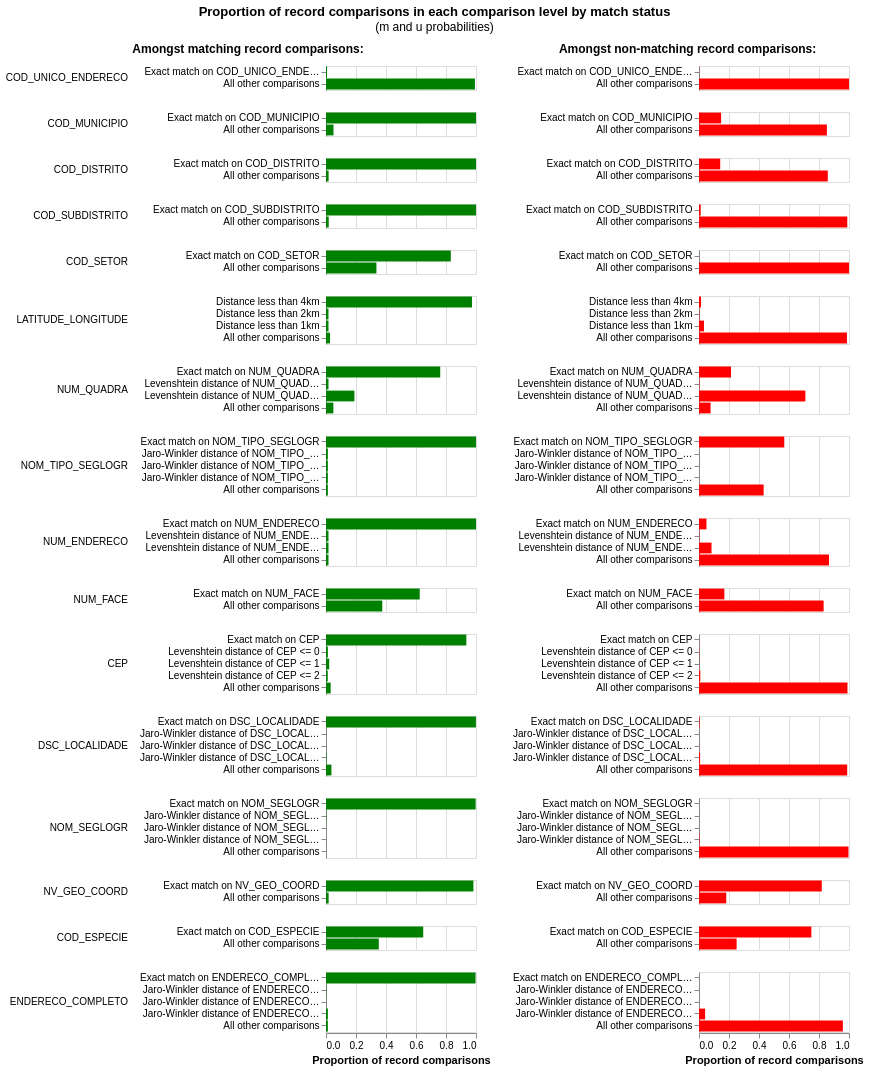

The notebook cell saved with this chart:
### Code cell
linker.visualisations.m_u_parameters_chart()
